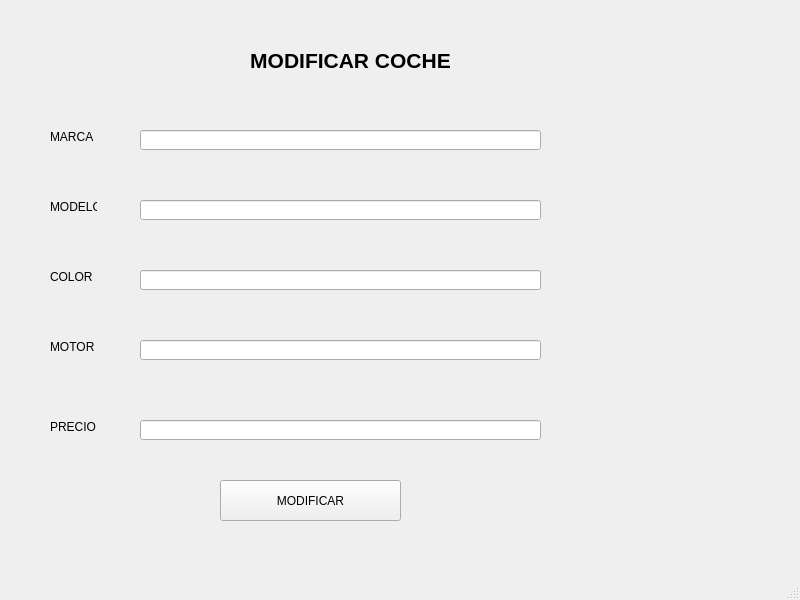
<?xml version="1.0" encoding="UTF-8"?>
<ui version="4.0">
 <class>MainWindow</class>
 <widget class="QMainWindow" name="MainWindow">
  <property name="geometry">
   <rect>
    <x>0</x>
    <y>0</y>
    <width>800</width>
    <height>600</height>
   </rect>
  </property>
  <property name="windowTitle">
   <string>Modificar registro</string>
  </property>
  <widget class="QWidget" name="centralwidget">
   <widget class="QLabel" name="label">
    <property name="geometry">
     <rect>
      <x>60</x>
      <y>30</y>
      <width>581</width>
      <height>61</height>
     </rect>
    </property>
    <property name="text">
     <string>&lt;html&gt;&lt;head/&gt;&lt;body&gt;&lt;p align=&quot;center&quot;&gt;&lt;span style=&quot; font-size:16pt; font-weight:600;&quot;&gt;MODIFICAR COCHE&lt;/span&gt;&lt;/p&gt;&lt;/body&gt;&lt;/html&gt;</string>
    </property>
   </widget>
   <widget class="QLabel" name="label_2">
    <property name="geometry">
     <rect>
      <x>50</x>
      <y>130</y>
      <width>47</width>
      <height>13</height>
     </rect>
    </property>
    <property name="text">
     <string>MARCA</string>
    </property>
   </widget>
   <widget class="QLineEdit" name="txt_marca">
    <property name="geometry">
     <rect>
      <x>140</x>
      <y>130</y>
      <width>401</width>
      <height>20</height>
     </rect>
    </property>
   </widget>
   <widget class="QLineEdit" name="txt_modelo">
    <property name="geometry">
     <rect>
      <x>140</x>
      <y>200</y>
      <width>401</width>
      <height>20</height>
     </rect>
    </property>
   </widget>
   <widget class="QLabel" name="label_3">
    <property name="geometry">
     <rect>
      <x>50</x>
      <y>200</y>
      <width>47</width>
      <height>13</height>
     </rect>
    </property>
    <property name="text">
     <string>MODELO</string>
    </property>
   </widget>
   <widget class="QLineEdit" name="txt_color">
    <property name="geometry">
     <rect>
      <x>140</x>
      <y>270</y>
      <width>401</width>
      <height>20</height>
     </rect>
    </property>
   </widget>
   <widget class="QLabel" name="label_4">
    <property name="geometry">
     <rect>
      <x>50</x>
      <y>270</y>
      <width>47</width>
      <height>13</height>
     </rect>
    </property>
    <property name="text">
     <string>COLOR</string>
    </property>
   </widget>
   <widget class="QLineEdit" name="txt_motor">
    <property name="geometry">
     <rect>
      <x>140</x>
      <y>340</y>
      <width>401</width>
      <height>20</height>
     </rect>
    </property>
   </widget>
   <widget class="QLabel" name="label_5">
    <property name="geometry">
     <rect>
      <x>50</x>
      <y>340</y>
      <width>47</width>
      <height>13</height>
     </rect>
    </property>
    <property name="text">
     <string>MOTOR</string>
    </property>
   </widget>
   <widget class="QLineEdit" name="txt_precio">
    <property name="geometry">
     <rect>
      <x>140</x>
      <y>420</y>
      <width>401</width>
      <height>20</height>
     </rect>
    </property>
   </widget>
   <widget class="QLabel" name="label_6">
    <property name="geometry">
     <rect>
      <x>50</x>
      <y>420</y>
      <width>47</width>
      <height>13</height>
     </rect>
    </property>
    <property name="text">
     <string>PRECIO</string>
    </property>
   </widget>
   <widget class="QPushButton" name="btn_modificar">
    <property name="geometry">
     <rect>
      <x>220</x>
      <y>480</y>
      <width>181</width>
      <height>41</height>
     </rect>
    </property>
    <property name="text">
     <string>MODIFICAR</string>
    </property>
   </widget>
  </widget>
  <widget class="QStatusBar" name="statusbar"/>
 </widget>
 <resources/>
 <connections/>
</ui>
